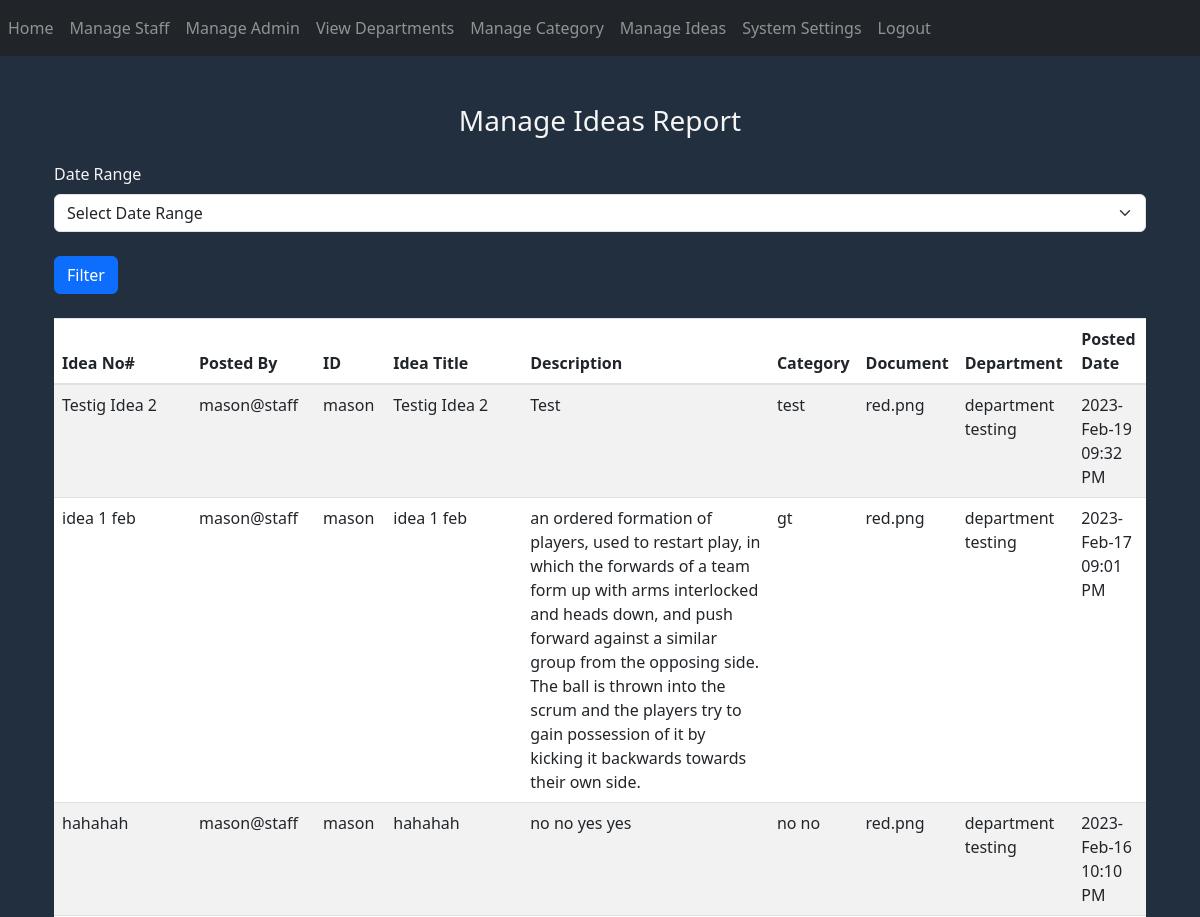
Before: /manage-ideas (signed in, upper part) with the older database file.
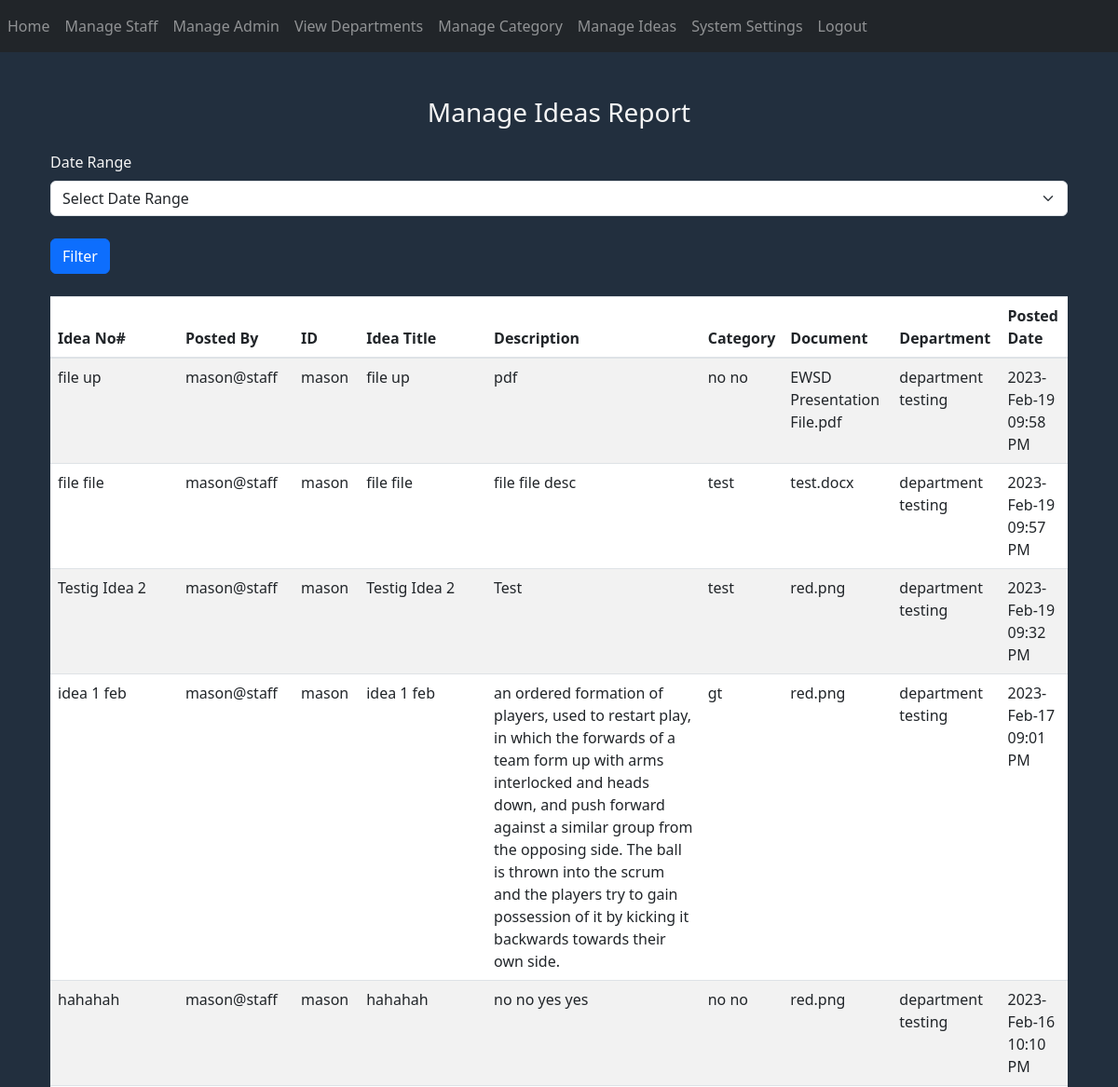
After: the same page with the newer database file.
### website/models.py (models this page shows, shortened)
class Ideas(db.Model, UserMixin):
    id = db.Column(db.Integer, primary_key=True)
    staff_id = db.Column(db.Integer, db.ForeignKey('staff.id'))
    staff = db.relationship('Staff', backref='ideas')
    title = db.Column(db.String(150))
    category = db.Column(db.Integer, db.ForeignKey('category.id'))
    time = db.Column(db.DateTime(timezone=True), default=func.now())
    description = db.Column(db.String(1000))
    document = db.Column(db.String(150), nullable=False)
    anon = db.Column(Boolean, default=False)
    like = db.Column(db.Integer)
    dislike = db.Column(db.Integer)
    view_count = db.Column(db.Integer)
    comment_count = db.Column(db.Integer)
    comment = db.relationship('Comments')
    like_dislike_count = db.relationship('Like')

class Staff(db.Model, UserMixin):
    id = db.Column(db.Integer, primary_key=True)
    name = db.Column(db.String(150))
    department = db.Column(db.Integer, db.ForeignKey('department.id'))
    nrc = db.Column(db.String(150))
    role = db.Column(db.String(150))
    email = db.Column(db.String(150), unique=True)
    phone_no = db.Column(db.String(150), unique=True)
    address = db.Column(db.String(255))
    username = db.Column(db.String(150))
    password = db.Column(db.String(150))
    notification = db.relationship('Notifications')
    idea = db.relationship('Ideas')
    comment = db.relationship('Comments')
    like_dislike_count = db.relationship('Like')

class Category(db.Model, UserMixin):
    id = db.Column(db.Integer, primary_key=True)
    name = db.Column(db.String(150))

class Department(db.Model, UserMixin):
    id = db.Column(db.Integer, primary_key=True)
    name = db.Column(db.String(150))
    staff = db.relationship('Staff')

### website/auth.py (the view)
@auth.route('/manage-ideas')
@login_required
def manage_ideas():
    date_range = request.args.get('date_range')
    if date_range:
        start_str, closure_str = date_range.split(' - ')
        start_date = datetime.strptime(start_str, '%Y-%b-%d')
        closure_date = datetime.strptime(closure_str, '%Y-%b-%d') + timedelta(days=1)  # add a day to closure date to include all events on that day
    else:
        start_date = datetime.min
        closure_date = datetime.max
    ideas = Ideas.query.filter(Ideas.time >= start_date, Ideas.time < closure_date).order_by(Ideas.time.desc())
    settings = Settings.query.order_by(Settings.closure_date.desc())
    categories = Category.query.all()
    departments = Department.query.all()
    category_list = {}
    department_list = {}
    for cat in categories:
        category_list[cat.id] = cat.name
    for dep in departments:
        department_list[dep.id] = dep.name
    return render_template("manage_ideas.html", settings=settings, ideas=ideas, user=current_user, categories=category_list, departments=department_list)

### website/__init__.py (called while the page is built)
def create_app():
    app = Flask(__name__)
    app.config['SECRET_KEY'] = 'hjshjhdjah kjshkjdhjs'
    app.config['SQLALCHEMY_DATABASE_URI'] = f'sqlite:///{DB_NAME}'
    app.config['UPLOAD_FOLDER'] = "static/uploads/"
    db.init_app(app)
    from .views import views
    from .auth import auth
    app.register_blueprint(views, url_prefix='/')
    app.register_blueprint(auth, url_prefix='/')
    from .models import Staff, Department, Comments, Category, Notifications, Admin, Ideas, Like, Settings
    with app.app_context():
        db.create_all()
    login_manager = LoginManager()
    login_manager.login_view = 'auth.login'
    login_manager.init_app(app)
    @login_manager.user_loader
    def load_user(id):
        return Staff.query.get(int(id))
    return app

### website/templates/manage_ideas.html (shortened to what this page needs)
{% extends "base2.html" %}
{% block content %}
<link href="https://cdn.jsdelivr.net/npm/bootstrap@5.3.0-alpha1/dist/css/bootstrap.min.css" rel="stylesheet"
>
<body style="background-color: #222f3e; color: whitesmoke">
<div class="container mt-5">
    <h3 class="text-center mb-4">Manage Ideas Report</h3>
    <form method="GET" action="{{ url_for('auth.manage_ideas') }}">
       <label for="date-range">Date Range</label>
<select class="form-select" id="date-range" name="date_range">
    <option value="">Select Date Range</option>
</select>
        <br>
    <button type="submit" class="btn btn-primary">Filter</button>
        <br><br>
        <table class="table table-striped" style="background-color: #c8d6e5">
            <thead >
                <tr>
                    <th>Idea No#</th>
                    <th>Posted By</th>
                    <th>ID</th>
                    <th>Idea Title</th>
                    <th>Description</th>
                    <th>Category</th>
                    <th>Document</th>
                    <th>Department</th>
                    <th>Posted Date</th>
                </tr>
            </thead>
            <tbody>
            {% for idea in ideas %}
                <tr>
                    <td>{{ idea.title }}</td>
                    <td>{{ idea.staff.name }}</td>
                    <td>{{ idea.staff.nrc }}</td>
                    <td>{{ idea.title }}</td>
                    <td>{{ idea.description }}</td>
                    <td>{{ categories[idea.category] }}</td>
                    <td>{{ idea.document }}</td>
                    <td>{{ departments[idea.staff.department] }}</td>
                    <td>{{ idea.time.strftime('%Y-%b-%d<br>%I:%M %p')|safe }}</td>
                </tr>
            {% endfor %}
            </tbody>
        </table>
    </form>
</div>
</body>
{% endblock %}

Changed rows visible on the page:
added Ideas: title "file up", staff.name "mason@staff", staff.nrc "mason", description "pdf", category.name "no no", document "EWSD Presentation File.pdf", {{ departments[idea.staff.department] }} "department testing", time "2023-Feb-19 09:58 PM"
added Ideas: title "file file", staff.name "mason@staff", staff.nrc "mason", description "file file desc", category.name "test", document "test.docx", {{ departments[idea.staff.department] }} "department testing", time "2023-Feb-19 09:57 PM"
